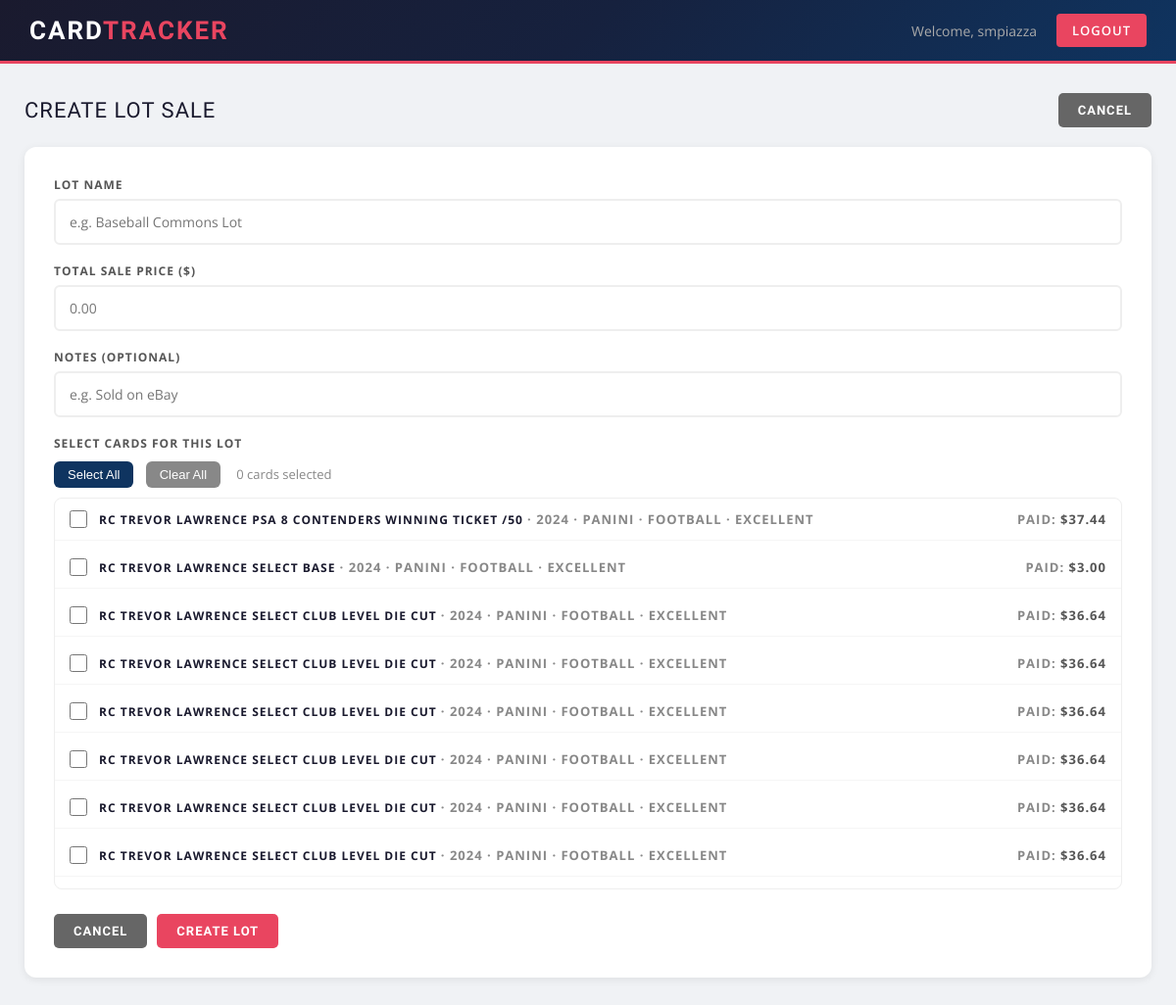
Screenshot of /create_lot (signed in) with the database file from the repository.
### models.py (models this page shows, shortened)
class User(UserMixin, db.Model):
    id = db.Column(db.Integer, primary_key=True)
    email = db.Column(db.String(150), unique=True, nullable=False)
    username = db.Column(db.String(150), unique=True, nullable=False)
    password = db.Column(db.String(150), nullable=False)
    is_admin = db.Column(db.Boolean, default=False)
    date_joined = db.Column(db.DateTime, default=db.func.current_timestamp())
    security_question = db.Column(db.String(300))
    security_answer = db.Column(db.String(300))
    cards = db.relationship('Card', backref='owner', lazy=True)
    lots = db.relationship('Lot', backref='owner', lazy=True)

class Card(db.Model):
    id = db.Column(db.Integer, primary_key=True)
    player_name = db.Column(db.String(150), nullable=False)
    sport = db.Column(db.String(50))
    year = db.Column(db.String(10))
    manufacturer = db.Column(db.String(100))
    condition = db.Column(db.String(50))
    buy_price = db.Column(db.Float, nullable=False)
    sell_price = db.Column(db.Float)
    photo_filename = db.Column(db.String(300))
    market_price = db.Column(db.Float)
    date_added = db.Column(db.DateTime, default=db.func.current_timestamp())
    user_id = db.Column(db.Integer, db.ForeignKey('user.id'), nullable=False)
    lot_id = db.Column(db.Integer, db.ForeignKey('lot.id'), nullable=True)
    notes = db.Column(db.String(1000))

### main.py (the view, shortened to what this page needs)
@main.route('/create_lot', methods=['GET', 'POST'])
@login_required
def create_lot():
    unsold_cards = Card.query.filter_by(
        user_id=current_user.id,
        lot_id=None
    ).filter(Card.sell_price == None).order_by(Card.player_name).all()
    return render_template('create_lot.html', cards=unsold_cards)

### app.py (called while the page is built)
def create_app():
    app = Flask(__name__)
    app.config['SECRET_KEY'] = os.getenv('SECRET_KEY', 'your-secret-key')
    app.config['SQLALCHEMY_DATABASE_URI'] = 'sqlite:///cards.db'
    app.config['UPLOAD_FOLDER'] = 'static/uploads'
    app.config['MAX_CONTENT_LENGTH'] = 16 * 1024 * 1024  # 16MB max
    db.init_app(app)
    login_manager = LoginManager()
    login_manager.login_view = 'auth.login'
    login_manager.init_app(app)
    @login_manager.user_loader
    def load_user(user_id):
        return User.query.get(int(user_id))
    from auth import auth as auth_blueprint
    app.register_blueprint(auth_blueprint)
    from main import main as main_blueprint
    app.register_blueprint(main_blueprint)
    from admin import admin as admin_blueprint
    app.register_blueprint(admin_blueprint)
    with app.app_context():
        db.create_all()
    return app

### templates/create_lot.html (shortened to what this page needs)
<!DOCTYPE html>
<html>
<head>
    <link rel="stylesheet" href="{{ url_for('static', filename='css/style.css') }}">
</head>
<body>
    <nav>
        <h1>Card<span>Tracker</span></h1>
        <div class="nav-right">
            <span>Welcome, {{ current_user.username }}</span>
            <a href="{{ url_for('auth.logout') }}">Logout</a>
        </div>
    </nav>
    <div class="page-wrapper">
        <div class="dashboard-container">
            <div class="section-header">
                <div class="section-title">Create Lot Sale</div>
                <a href="{{ url_for('main.lots') }}" class="btn" style="background:#666;">Cancel</a>
            </div>
            <div style="background:white; padding:30px; border-radius:12px; box-shadow:0 2px 8px rgba(0,0,0,0.08); margin-top:20px;">
                <form method="POST">
                    <div class="form-group">
                        <label>Lot Name</label>
                        <input type="text" name="name" placeholder="e.g. Baseball Commons Lot" required>
                    </div>
                    <div class="form-group">
                        <label>Total Sale Price ($)</label>
                        <input type="number" name="total_sale_price" step="0.01" min="0" placeholder="0.00" required>
                    </div>
                    <div class="form-group">
                        <label>Notes (optional)</label>
                        <input type="text" name="notes" placeholder="e.g. Sold on eBay">
                    </div>
                    <div class="form-group">
                        <label style="margin-bottom:10px; display:block;">Select Cards for this Lot</label>
                        {% if cards %}
                        <div style="margin-bottom:10px;">
                            <button type="button" onclick="selectAll()" style="background:#0f3460; color:white; border:none; padding:6px 14px; border-radius:6px; cursor:pointer; font-size:13px; margin-right:8px;">Select All</button>
                            <button type="button" onclick="clearAll()" style="background:#888; color:white; border:none; padding:6px 14px; border-radius:6px; cursor:pointer; font-size:13px;">Clear All</button>
                            <span id="selected-count" style="margin-left:12px; font-size:13px; color:#888;">0 cards selected</span>
                        </div>
                        <div style="border:1px solid #eee; border-radius:8px; max-height:400px; overflow-y:auto;">
                            {% for card in cards %}
                            <label style="display:flex; align-items:center; padding:12px 15px; border-bottom:1px solid #f5f5f5; cursor:pointer; gap:12px;">
                                <input type="checkbox" name="card_ids" value="{{ card.id }}" onchange="updateCount()" style="width:18px; height:18px; cursor:pointer;">
                                <div style="flex:1;">
                                    <strong style="color:#1a1a2e;">{{ card.player_name }}</strong>
                                    <span style="color:#888; font-size:13px;">
                                        {% if card.year %} · {{ card.year }}{% endif %}
                                        {% if card.manufacturer %} · {{ card.manufacturer }}{% endif %}
                                        {% if card.sport %} · {{ card.sport }}{% endif %}
                                        {% if card.condition %} · {{ card.condition }}{% endif %}
                                    </span>
                                </div>
                                <div style="text-align:right; font-size:13px;">
                                    <span style="color:#888;">Paid: </span>
                                    <strong>${{ "%.2f"|format(card.buy_price) }}</strong>
                                </div>
                            </label>
                            {% endfor %}
                        </div>
                        {% else %}
                        <div style="padding:20px; text-align:center; color:#888; background:#f8f9fa; border-radius:8px;">
                            No unsold cards available. All cards have already been sold or assigned to a lot.
                        </div>
                        {% endif %}
                    </div>
                    <div style="margin-top:25px; display:flex; gap:10px;">
                        <a href="{{ url_for('main.lots') }}" class="btn" style="background:#666;">Cancel</a>
                        <button type="submit" class="btn">Create Lot</button>
                    </div>
                </form>
            </div>
        </div>
    </div>
</body>
</html>

### static/css/style.css (style rules this page uses)
* { margin: 0; padding: 0; box-sizing: border-box; }
body { font-family: 'Open Sans', sans-serif; background: #f0f2f5; color: #333; min-height: 100vh; }
nav { background: linear-gradient(135deg, #1a1a2e 0%, #16213e 50%, #0f3460 100%); color: white; padding: 0 30px; display: flex; justify-content: space-between; align-items: center; height: 65px; border-bottom: 3px solid #e94560; box-shadow: 0 2px 20px rgba(233,69,96,0.3); }
nav h1 { font-family: 'Oswald', sans-serif; font-size: 26px; font-weight: 700; letter-spacing: 2px; text-transform: uppercase; color: white; }
nav h1 span { color: #e94560; }
nav .nav-right { display: flex; align-items: center; gap: 20px; }
nav .nav-right span { color: #aaa; font-size: 14px; }
nav a { color: white; text-decoration: none; font-size: 13px; font-weight: 600; letter-spacing: 1px; text-transform: uppercase; background: #e94560; padding: 8px 16px; border-radius: 4px; transition: background 0.2s; }
.page-wrapper { background: #f0f2f5; min-height: calc(100vh - 65px); padding: 30px 0; }
.dashboard-container { max-width: 1200px; margin: 0 auto; padding: 0 25px; }
.section-header { display: flex; justify-content: space-between; align-items: center; margin-bottom: 20px; }
.section-title { font-family: 'Oswald', sans-serif; font-size: 22px; color: #1a1a2e; text-transform: uppercase; letter-spacing: 1px; }
.btn { background: #e94560; color: white; padding: 10px 20px; border-radius: 5px; text-decoration: none; display: inline-block; border: none; cursor: pointer; font-size: 13px; font-weight: 700; font-family: 'Oswald', sans-serif; letter-spacing: 1px; text-transform: uppercase; transition: background 0.2s; }
.form-group { margin-bottom: 18px; }
.form-group label { display: block; margin-bottom: 6px; color: #555; font-size: 12px; font-weight: 700; letter-spacing: 1px; text-transform: uppercase; }
.form-group input, .form-group select { width: 100%; padding: 12px 14px; border: 2px solid #eee; border-radius: 6px; font-size: 14px; font-family: 'Open Sans', sans-serif; transition: border 0.2s; }

### rows the page displays
User: username "smpiazza"
Card: player_name "RC TREVOR LAWRENCE PSA 8 CONTENDERS WINNING TICKET /50", year "2024", manufacturer "PANINI", sport "FOOTBALL", condition "EXCELLENT", buy_price "37.44"
Card: player_name "RC TREVOR LAWRENCE SELECT BASE", year "2024", manufacturer "PANINI", sport "FOOTBALL", condition "EXCELLENT", buy_price "3.00"
Card: player_name "RC TREVOR LAWRENCE SELECT CLUB LEVEL DIE CUT", year "2024", manufacturer "PANINI", sport "FOOTBALL", condition "EXCELLENT", buy_price "36.64"
Card: player_name "RC TREVOR LAWRENCE SELECT CLUB LEVEL DIE CUT", year "2024", manufacturer "PANINI", sport "FOOTBALL", condition "EXCELLENT", buy_price "36.64"
Card: player_name "RC TREVOR LAWRENCE SELECT CLUB LEVEL DIE CUT", year "2024", manufacturer "PANINI", sport "FOOTBALL", condition "EXCELLENT", buy_price "36.64"
Card: player_name "RC TREVOR LAWRENCE SELECT CLUB LEVEL DIE CUT", year "2024", manufacturer "PANINI", sport "FOOTBALL", condition "EXCELLENT", buy_price "36.64"
Card: player_name "RC TREVOR LAWRENCE SELECT CLUB LEVEL DIE CUT", year "2024", manufacturer "PANINI", sport "FOOTBALL", condition "EXCELLENT", buy_price "36.64"
Card: player_name "RC TREVOR LAWRENCE SELECT CLUB LEVEL DIE CUT", year "2024", manufacturer "PANINI", sport "FOOTBALL", condition "EXCELLENT", buy_price "36.64"
